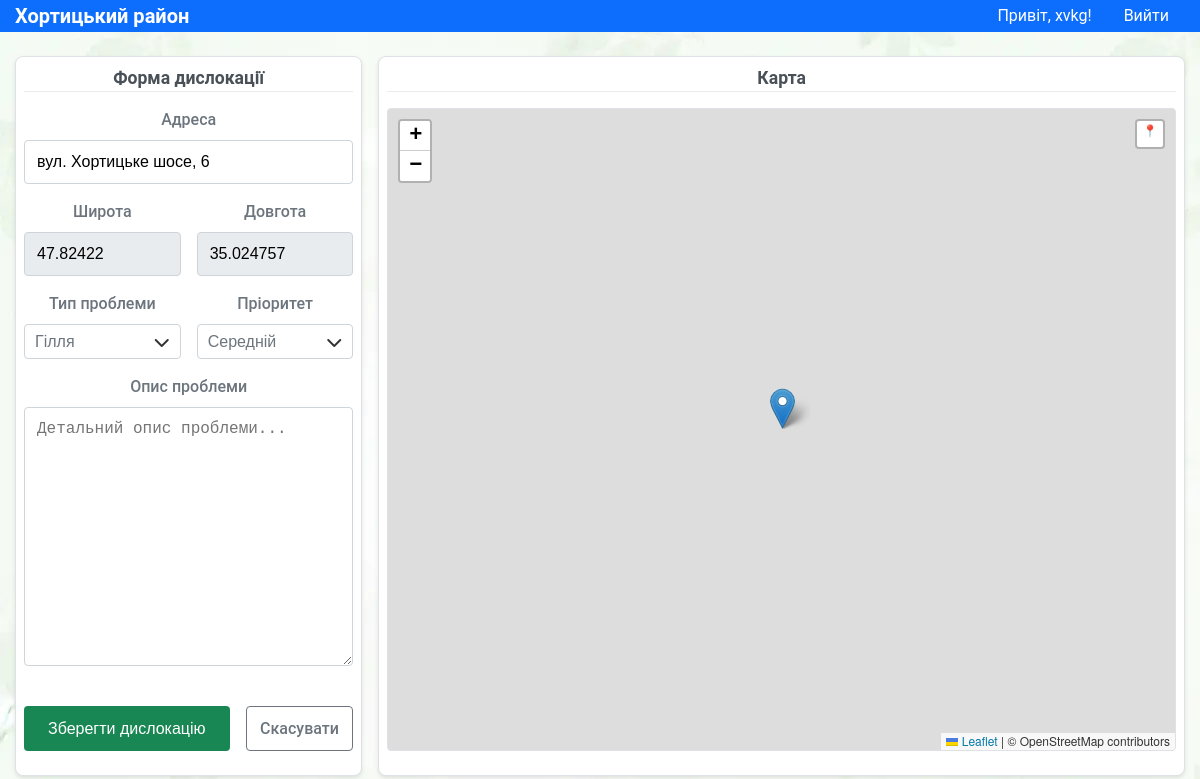
/edit/2 (signed in), run on an earlier commit of the app's database.
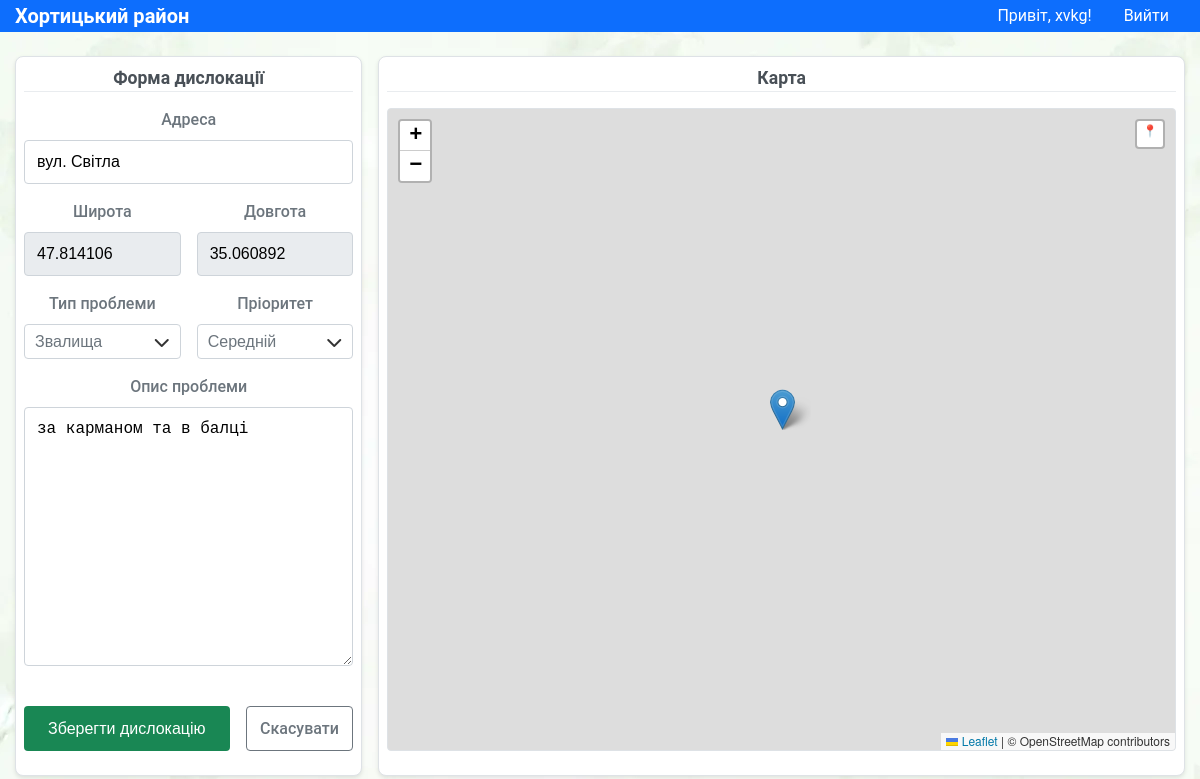
And on a later commit of the database.
### models.py (models this page shows, shortened)
class Location(db.Model):
    id = db.Column(db.Integer, primary_key=True)
    address = db.Column(db.String(200), nullable=False)
    latitude = db.Column(db.Float, nullable=False)
    longitude = db.Column(db.Float, nullable=False)
    problem_type = db.Column(db.String(50), nullable=False)
    priority = db.Column(db.String(20), default='Середній')
    status = db.Column(db.String(20), default='in_progress')
    description = db.Column(db.Text)
    date_created = db.Column(db.DateTime, default=datetime.utcnow)
    date_completed = db.Column(db.DateTime)
    created_by = db.Column(db.Integer, db.ForeignKey('user.id'))

### app.py (the view, shortened to what this page needs)
@app.route('/edit/<int:id>', methods=['GET', 'POST'])
@login_required
def edit_location(id):
    if not current_user.is_admin():
        flash('Доступ заборонено.', 'error')
        return redirect(url_for('index'))
    location = Location.query.get_or_404(id)
    form = LocationForm(obj=location)
    return render_template('add_location.html', form=form, location=location)

### app.py (called while the page is built)
@login_manager.user_loader
def load_user(user_id):
    return db.session.get(User, int(user_id))  # Новий синтаксис SQLAlchemy

### models.py (called while the page is built)
    def is_admin(self):
        return self.role == 'admin'

### templates/add_location.html (shortened to what this page needs)
{% extends "base.html" %} {% block title %} {% if location %}Редагування{% else %}Додавання{% endif %} дислокації - Хортицький район {% endblock %} {%
block content %}
<link rel="stylesheet" href="https://unpkg.com/leaflet@1.9.4/dist/leaflet.css" />
<link rel="stylesheet" href="{{ url_for('static', filename='css/add-location.css') }}" />
<div class="location-form">
    <div class="location-form__form-section">
        <div class="stats-card">
            <div class="stats-card__title">Форма дислокації</div>
            <div class="stats-card__content">
                <form method="POST">
                    <div class="form__group">{{ form.address.label(class="form__label") }} {{ form.address(class="form__input", id="address") }}</div>
                    <div class="location-form__coordinates">
                        <div class="form__group">
                            {{ form.latitude.label(class="form__label") }} {{ form.latitude(class="form__input form__input--readonly", readonly=true,
                            id="latitude") }}
                        </div>
                        <div class="form__group">
                            {{ form.longitude.label(class="form__label") }} {{ form.longitude(class="form__input form__input--readonly",
                            readonly=true, id="longitude") }}
                        </div>
                    </div>
                    <div class="location-form__details">
                        <div class="form__group">
                            {{ form.problem_type.label(class="form__label") }}
                            <div class="select">
                                {{ form.problem_type(class="form__select") }}
                                <i class="fas fa-chevron-down arrow"></i>
                            </div>
                        </div>
                        <div class="form__group">
                            {{ form.priority.label(class="form__label") }}
                            <div class="select">
                                {{ form.priority(class="form__select") }}
                                <i class="fas fa-chevron-down arrow"></i>
                            </div>
                        </div>
                    </div>
                    <div class="form__group form__group--expand">
                        {{ form.description.label(class="form__label") }} {{ form.description(class="form__input form__input-text") }}
                    </div>
                    <div class="form__actions">
                        {{ form.submit(class="button button--success") }}
                        <a href="{{ url_for('index') }}" class="button button--secondary">Скасувати</a>
                    </div>
                </form>
            </div>
        </div>
    </div>
    <div class="location-form__map-section">
        <div class="stats-card">
            <div class="stats-card__title">Карта</div>
            <div class="stats-card__content">
                <div class="location-form__map" id="map" data-default-lat="47.82085887156977" data-default-lng="35.0326454729596"></div>
            </div>
        </div>
    </div>
</div>
{% endblock %}

What changed in the data, as far as the page shows it:
changed Location "Середній": address "вул. Хортицьке шосе, 6" → "вул. Світла"; latitude "47.82422" → "47.814106"; longitude "35.024757" → "35.060892"; problem_type "Гілля" → "Звалища"; description (not shown) → "за карманом та в балці"
